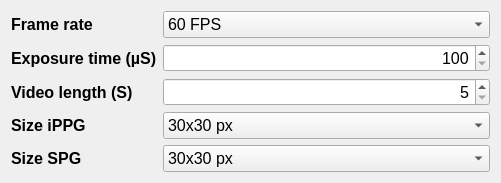
   <widget class="QWidget" name="formLayoutWidget">
    <property name="geometry">
     <rect>
      <x>10</x>
      <y>510</y>
      <width>501</width>
      <height>170</height>
     </rect>
    </property>
    <layout class="QFormLayout" name="formLayout">
     <item row="0" column="0">
      <widget class="QLabel" name="label_14">
       <property name="font">
        <font>
         <pointsize>12</pointsize>
         <weight>75</weight>
         <bold>true</bold>
        </font>
       </property>
       <property name="styleSheet">
        <string notr="true"/>
       </property>
       <property name="frameShape">
        <enum>QFrame::NoFrame</enum>
       </property>
       <property name="text">
        <string>Frame rate</string>
       </property>
       <property name="alignment">
        <set>Qt::AlignLeading|Qt::AlignLeft|Qt::AlignVCenter</set>
       </property>
      </widget>
     </item>
     <item row="1" column="0">
      <widget class="QLabel" name="label_18">
       <property name="font">
        <font>
         <pointsize>12</pointsize>
         <weight>75</weight>
         <bold>true</bold>
        </font>
       </property>
       <property name="styleSheet">
        <string notr="true"/>
       </property>
       <property name="frameShape">
        <enum>QFrame::NoFrame</enum>
       </property>
       <property name="text">
        <string>Exposure time (µS)</string>
       </property>
       <property name="alignment">
        <set>Qt::AlignLeading|Qt::AlignLeft|Qt::AlignVCenter</set>
       </property>
      </widget>
     </item>
     <item row="2" column="0">
      <widget class="QLabel" name="label_19">
       <property name="font">
        <font>
         <pointsize>12</pointsize>
         <weight>75</weight>
         <bold>true</bold>
        </font>
       </property>
       <property name="styleSheet">
        <string notr="true"/>
       </property>
       <property name="frameShape">
        <enum>QFrame::NoFrame</enum>
       </property>
       <property name="text">
        <string>Video length (S)</string>
       </property>
       <property name="alignment">
        <set>Qt::AlignLeading|Qt::AlignLeft|Qt::AlignVCenter</set>
       </property>
      </widget>
     </item>
     <item row="0" column="1">
      <widget class="QComboBox" name="frame_rate">
       <property name="font">
        <font>
         <pointsize>12</pointsize>
        </font>
       </property>
       <item>
        <property name="text">
         <string>60 FPS</string>
        </property>
       </item>
       <item>
        <property name="text">
         <string>120 FPS</string>
        </property>
       </item>
       <item>
        <property name="text">
         <string>180 FPS</string>
        </property>
       </item>
       <item>
        <property name="text">
         <string>240 FPS</string>
        </property>
       </item>
      </widget>
     </item>
     <item row="2" column="1">
      <widget class="QSpinBox" name="video_length">
       <property name="font">
        <font>
         <pointsize>12</pointsize>
        </font>
       </property>
       <property name="alignment">
        <set>Qt::AlignRight|Qt::AlignTrailing|Qt::AlignVCenter</set>
       </property>
       <property name="minimum">
        <number>5</number>
       </property>
       <property name="maximum">
        <number>60</number>
       </property>
      </widget>
     </item>
     <item row="1" column="1">
      <widget class="QSpinBox" name="exposure_time">
       <property name="font">
        <font>
         <pointsize>12</pointsize>
        </font>
       </property>
       <property name="alignment">
        <set>Qt::AlignRight|Qt::AlignTrailing|Qt::AlignVCenter</set>
       </property>
       <property name="minimum">
        <number>100</number>
       </property>
       <property name="maximum">
        <number>20000</number>
       </property>
      </widget>
     </item>
     <item row="3" column="0">
      <widget class="QLabel" name="label_20">
       <property name="font">
        <font>
         <pointsize>12</pointsize>
         <weight>75</weight>
         <bold>true</bold>
        </font>
       </property>
       <property name="styleSheet">
        <string notr="true"/>
       </property>
       <property name="frameShape">
        <enum>QFrame::NoFrame</enum>
       </property>
       <property name="text">
        <string>Size iPPG</string>
       </property>
       <property name="alignment">
        <set>Qt::AlignLeading|Qt::AlignLeft|Qt::AlignVCenter</set>
       </property>
      </widget>
     </item>
     <item row="4" column="0">
      <widget class="QLabel" name="label_24">
       <property name="font">
        <font>
         <pointsize>12</pointsize>
         <weight>75</weight>
         <bold>true</bold>
        </font>
       </property>
       <property name="styleSheet">
        <string notr="true"/>
       </property>
       <property name="frameShape">
        <enum>QFrame::NoFrame</enum>
       </property>
       <property name="text">
        <string>Size SPG</string>
       </property>
       <property name="alignment">
        <set>Qt::AlignLeading|Qt::AlignLeft|Qt::AlignVCenter</set>
       </property>
      </widget>
     </item>
     <item row="3" column="1">
      <widget class="QComboBox" name="size_ippg">
       <property name="font">
        <font>
         <pointsize>12</pointsize>
        </font>
       </property>
       <item>
        <property name="text">
         <string>30x30 px</string>
        </property>
       </item>
       <item>
        <property name="text">
         <string>50x50 px</string>
        </property>
       </item>
       <item>
        <property name="text">
         <string>100x100 px</string>
        </property>
       </item>
       <item>
        <property name="text">
         <string>150x150 px</string>
        </property>
       </item>
       <item>
        <property name="text">
         <string>200x200 px</string>
        </property>
       </item>
       <item>
        <property name="text">
         <string>250x250 px</string>
        </property>
       </item>
       <item>
        <property name="text">
         <string>300x300 px</string>
        </property>
       </item>
      </widget>
     </item>
     <item row="4" column="1">
      <widget class="QComboBox" name="size_spg">
       <property name="font">
        <font>
         <pointsize>12</pointsize>
        </font>
       </property>
       <item>
        <property name="text">
         <string>30x30 px</string>
        </property>
       </item>
       <item>
        <property name="text">
         <string>50x50 px</string>
        </property>
       </item>
       <item>
        <property name="text">
         <string>100x100 px</string>
        </property>
       </item>
       <item>
        <property name="text">
         <string>150x150 px</string>
        </property>
       </item>
       <item>
        <property name="text">
         <string>200x200 px</string>
        </property>
       </item>
       <item>
        <property name="text">
         <string>250x250 px</string>
        </property>
       </item>
       <item>
        <property name="text">
         <string>300x300 px</string>
        </property>
       </item>
      </widget>
     </item>
    </layout>
   </widget>
